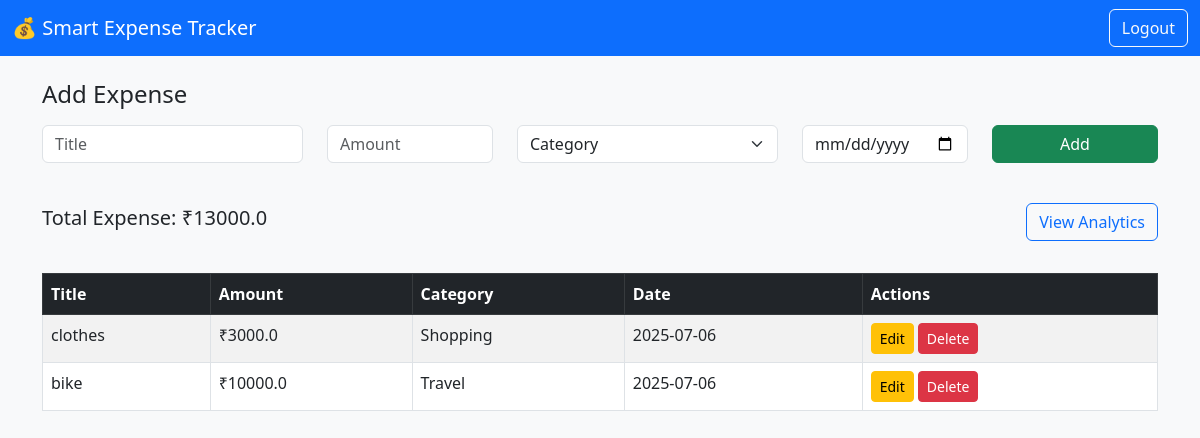
Page /dashboard (signed in) on the committed database.
### app.py (models this page shows)
class Expense(db.Model):
    id = db.Column(db.Integer, primary_key=True)
    title = db.Column(db.String(100), nullable=False)
    amount = db.Column(db.Float, nullable=False)
    category = db.Column(db.String(50), nullable=False)
    date = db.Column(db.String(10), nullable=False)
    user_id = db.Column(db.Integer, db.ForeignKey('user.id'))

### app.py (the view, shortened to what this page needs)
@app.route('/dashboard', methods=['GET', 'POST'])
@login_required
def dashboard():
    user_id = session['user_id']
    expenses = Expense.query.filter_by(user_id=user_id).all()
    total = sum(exp.amount for exp in expenses)
    return render_template('dashboard.html', expenses=expenses, total=total)

### app.py (called while the page is built)
@app.after_request
def set_secure_headers(response):
    response.headers['X-Content-Type-Options'] = 'nosniff'
    response.headers['X-Frame-Options'] = 'DENY'
    response.headers['X-XSS-Protection'] = '1; mode=block'
    return response

def login_required(f):
    @wraps(f)
    def decorated_function(*args, **kwargs):
        if 'user_id' not in session:
            flash("Please log in first.", "warning")
            return redirect(url_for('login'))
        return f(*args, **kwargs)
    return decorated_function

### templates/dashboard.html (shortened to what this page needs)
<!DOCTYPE html>
<html lang="en">
<head>
  <link href="https://cdn.jsdelivr.net/npm/bootstrap@5.3.0/dist/css/bootstrap.min.css" rel="stylesheet">
</head>
<body class="bg-light">
<nav class="navbar navbar-expand-lg navbar-dark bg-primary">
  <div class="container-fluid">
    <span class="navbar-brand">💰 Smart Expense Tracker</span>
    <a href="/logout" class="btn btn-outline-light">Logout</a>
  </div>
</nav>
<div class="container mt-4">
  <h4 class="mb-3">Add Expense</h4>
  <form method="POST">
    <div class="row">
      <div class="col-md-3 mb-3">
        <input type="text" name="title" class="form-control" placeholder="Title" required>
      </div>
      <div class="col-md-2 mb-3">
        <input type="number" name="amount" class="form-control" placeholder="Amount" required>
      </div>
      <div class="col-md-3 mb-3">
        <select name="category" class="form-select" required>
          <option value="" disabled selected>Category</option>
        </select>
      </div>
      <div class="col-md-2 mb-3">
        <input type="date" name="date" class="form-control" required>
      </div>
      <div class="col-md-2 mb-3">
        <button type="submit" class="btn btn-success w-100">Add</button>
      </div>
    </div>
  </form>
</div>
<div class="container mt-4 d-flex justify-content-between align-items-center">
  <h5>Total Expense: ₹{{ total }}</h5>
  <a href="/analytics" class="btn btn-outline-primary">View Analytics</a>
</div>
<div class="container mt-3">
  <div class="table-responsive">
    <table class="table table-bordered table-striped mt-3">
      <thead class="table-dark">
        <tr>
          <th>Title</th>
          <th>Amount</th>
          <th>Category</th>
          <th>Date</th>
          <th>Actions</th>
        </tr>
      </thead>
      <tbody>
        {% for expense in expenses %}
          <tr>
            <td>{{ expense.title }}</td>
            <td>₹{{ expense.amount }}</td>
            <td>{{ expense.category }}</td>
            <td>{{ expense.date }}</td>
            <td>
              <a href="{{ url_for('edit', id=expense.id) }}" class="btn btn-sm btn-warning">Edit</a>
              <a href="{{ url_for('delete', id=expense.id) }}" class="btn btn-sm btn-danger" onclick="return confirm('Are you sure?')">Delete</a>
            </td>
          </tr>
        {% else %}
          <tr>
            <td colspan="5" class="text-center text-muted">No expenses found.</td>
          </tr>
        {% endfor %}
      </tbody>
    </table>
  </div>
</div>
</body>
</html>

### rows in the picture
Expense: title "clothes", amount "3000.0", category "Shopping", date "2025-07-06"
Expense: title "bike", amount "10000.0", category "Travel", date "2025-07-06"

### other values in the picture
{{ total }} "13000.0"
